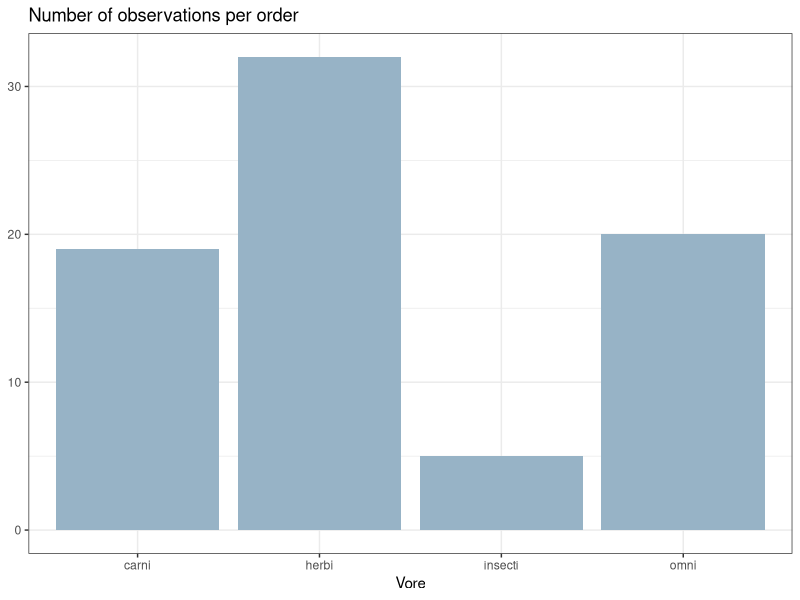
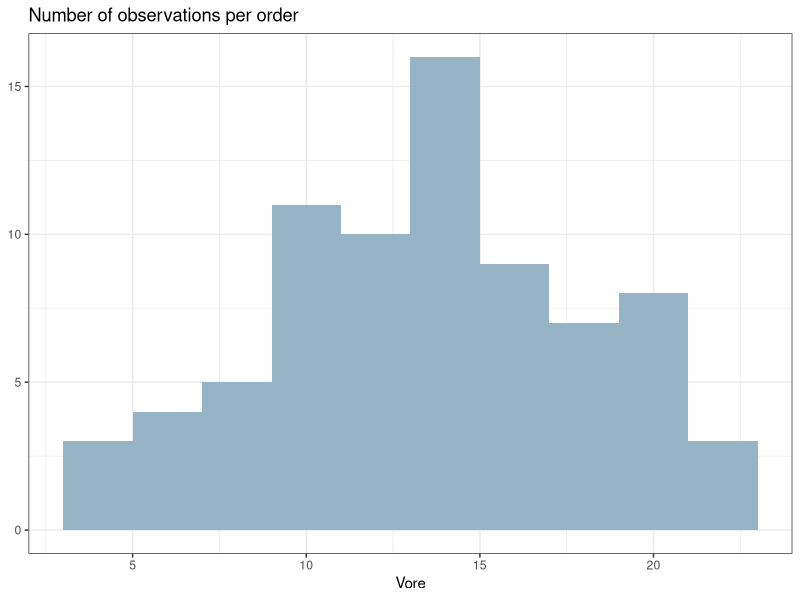

Write the R code that produced these figures, in order.
require(tidyverse)

data()
?msleep

View(msleep)
#Ploting single categorical variable gives a bar chat
# single numerical variable gives a histogram

names(msleep) # list of all variable in the data set msleep

 msleep %>% 
  drop_na(vore) %>% # drop na from: vores animal category per feeding mode : carnivores, insectivores, herbivores
                # you could live out the argument in drop_na() but R will exclude every row containing an NA. this 
                # is not good approximation of you data set. try it
  ggplot(aes(x = vore))+ # x and y axis
  # ggplot(aes(fct_infreq((vore))))+ #put in frequency order
  geom_bar(fill = "#97B3C6")+ #Bar chat is best for single categorical variable bcs we're counting
  # coord_flip() # to flip coordinate good for large number of variables in data set
  theme_bw()+ # theme black & white
  labs(x = "Vore",
       y = NULL,
       title = "Number of observations per order")
 
 msleep %>% 
   drop_na(vore) %>%
   ggplot(aes(awake))+
   geom_histogram(binwidth = 2, fill = "#97B3C6")+ #binwidth is observations that fit between ranges e.g 0-2
   theme_bw()+ 
   labs(x = "Vore",
        y = NULL,
        title = "Number of observations per order")
 